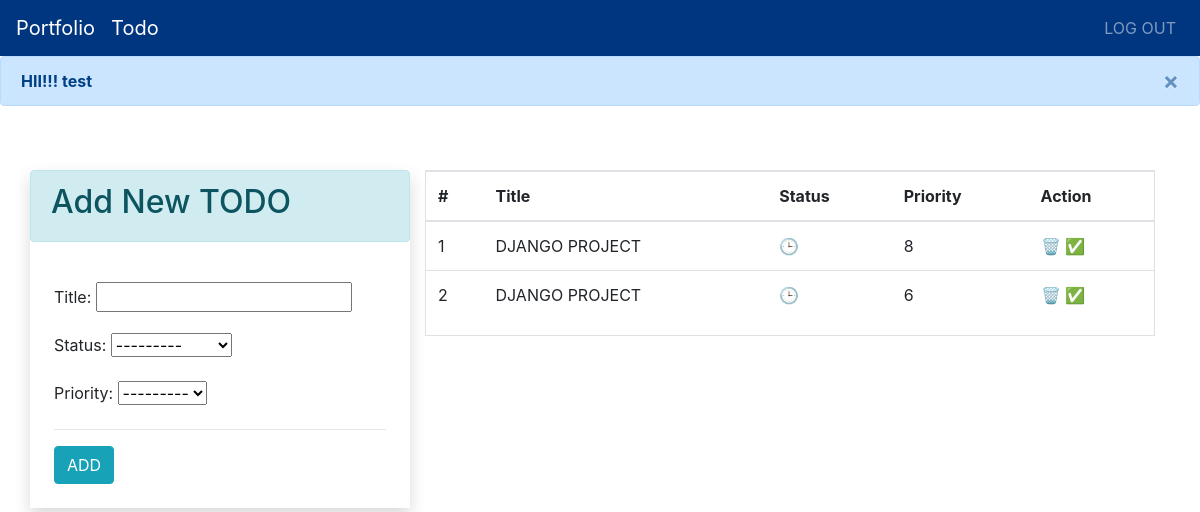
The page /todo/ (signed in) on the database its author committed.
### todo/models.py (models this page shows)
class TODO(models.Model):
    status_choices = [
    ('C', 'COMPLETED'),
    ('P', 'PENDING'),
    ]
    priority_choices = [
    ('1', '1️⃣'),
    ('2', '2️⃣'),
    ('3', '3️⃣'),
    ('4', '4️⃣'),
    ('5', '5️⃣'),
    ('6', '6️⃣'),
    ('7', '7️⃣'),
    ('8', '8️⃣'),
    ('9', '9️⃣'),
    ('10', '🔟'),
    ]
    title = models.CharField(max_length=50)
    status = models.CharField(max_length=2 , choices=status_choices)
    user  = models.ForeignKey(TodoUser  , on_delete= models.CASCADE)
    date = models.DateTimeField(auto_now_add=True)
    priority = models.CharField(max_length=2 , choices=priority_choices)

### todo/views.py (the view)
# urls.py: 2. Add a URL to urlpatterns:  path('', views.home, name='home')
def home(request):
    if request.session.get('TodoUser'):
        id = request.session['id']
        form = TODOForm()
        todos = TODO.objects.filter(user=id)
        print(todos)
        return render(request , 'todo/index.html' , context={'form' : form , 'todos' : todos})
    else:
        return render(request , 'todo/index.html')

### todo/forms.py
class TODOForm(ModelForm):
    class Meta:
        model = TODO
        fields = ['title' , 'status' , 'priority']

### todo/templates/todo/index.html (shortened to what this page needs)
<!doctype html>
<html lang="en">
  <head>
    <link rel="stylesheet" href="https://cdn.jsdelivr.net/npm/bootstrap@4.6.2/dist/css/bootstrap.min.css">
  </head>
  <body>
    <nav class="navbar navcolor navbar-expand-lg navbar-dark">
      <a class="navbar-brand" href="/app/portfolio">Portfolio</a>
      <a class="navbar-brand" href="#">Todo</a>
        <div class="collapse navbar-collapse" id="navbarNav">
          <ul class="navbar-nav ml-auto">
            {% if request.session.TodoUser %}
              <li class="nav-item">
                <a class="nav-link" href="/todo/logout/">LOG OUT</a>
              </li>
            {% endif %}
          </ul>
        </div>
      </nav>
      {% if request.session.TodoUser %}
      <div class="alert alert-primary alert-dismissible fade show" role="alert">
        <strong>HII!!! {{request.session.TodoUser}}</strong>
        <button type="button" class="close" data-dismiss="alert" aria-label="Close">
          <span aria-hidden="true">&times;</span>
        </button>
      </div>
      {% endif %}
    <div>
        <div class="container pt-4">
          <div class="row  p-0 mt-4">
            <div class="col-lg-4 mx-auto shadow p-0">
              <div class="alert alert-info">
                <h2>Add New TODO</h2>
              </div>
              <div class="p-4">
                <form action="/todo/add-todo/" method="POST">
                  {{form.as_p}}
                  <hr>
                  <input type="submit" value="ADD" class="btn btn-info">
                </form>
              </div>
            </div>
            <div class="col">
              <div class="border">
                {% if todos|length == 0 %}
                <div class="p-4">
                  <br>
                  <br>
                  <div class="alert alert-info text-center">
                    <p class="" style="font-size: 30px;">No Todos</p>
                  </div>
                  <br>
                  <br>
                </div>
                {%else%}
                <div>
                  <table class="table">
                    <thead>
                      <tr>
                        <th>#</th>
                        <th>Title</th>
                        <th>Status</th>
                        <th>Priority</th>
                        <th>Action</th>
                      </tr>
                    </thead>
                    <tbody>
                      {% for todo in todos %}
                      <tr>
                        <td>{{forloop.counter}}</td>
                        <td>{{todo.title}}</td>
                        <td>
                          {% if todo.status == 'C'%}
                          ✅
                          {%else%}
                          🕒
                          {%endif%}
                        </td>
                        <td>{{todo.priority}}</td>
                        <td>
                          <a href="/todo/delete-todo/{{todo.id}}" title="Delete" class="">🗑️</a>
                          {% if todo.status == 'P'%}
                          <a href="/todo/change-status/{{todo.id}}/C" title="Mark Completed" class="">✅</a>
                          {%else%}
                          <a href="/todo/change-status/{{todo.id}}/P" title="Mark Pending" class="">🕒</a>
                          {%endif%}
                        </td>
                      </tr>
                      {%endfor%}
                    </tbody>
                  </table>
                </div>
                {%endif%}
              </div>
            </div>
          </div>
        </div>
      </div>
  </body>
</html>

### todo/templates/todo/index.html (style rules this page uses)
.navcolor { background-color: #003580; }

### rows shown on the page
TODO: title "DJANGO PROJECT", priority "8"
TODO: title "DJANGO PROJECT", priority "6"

### other values the page prints
{{ request.session.TodoUser }} "test"
